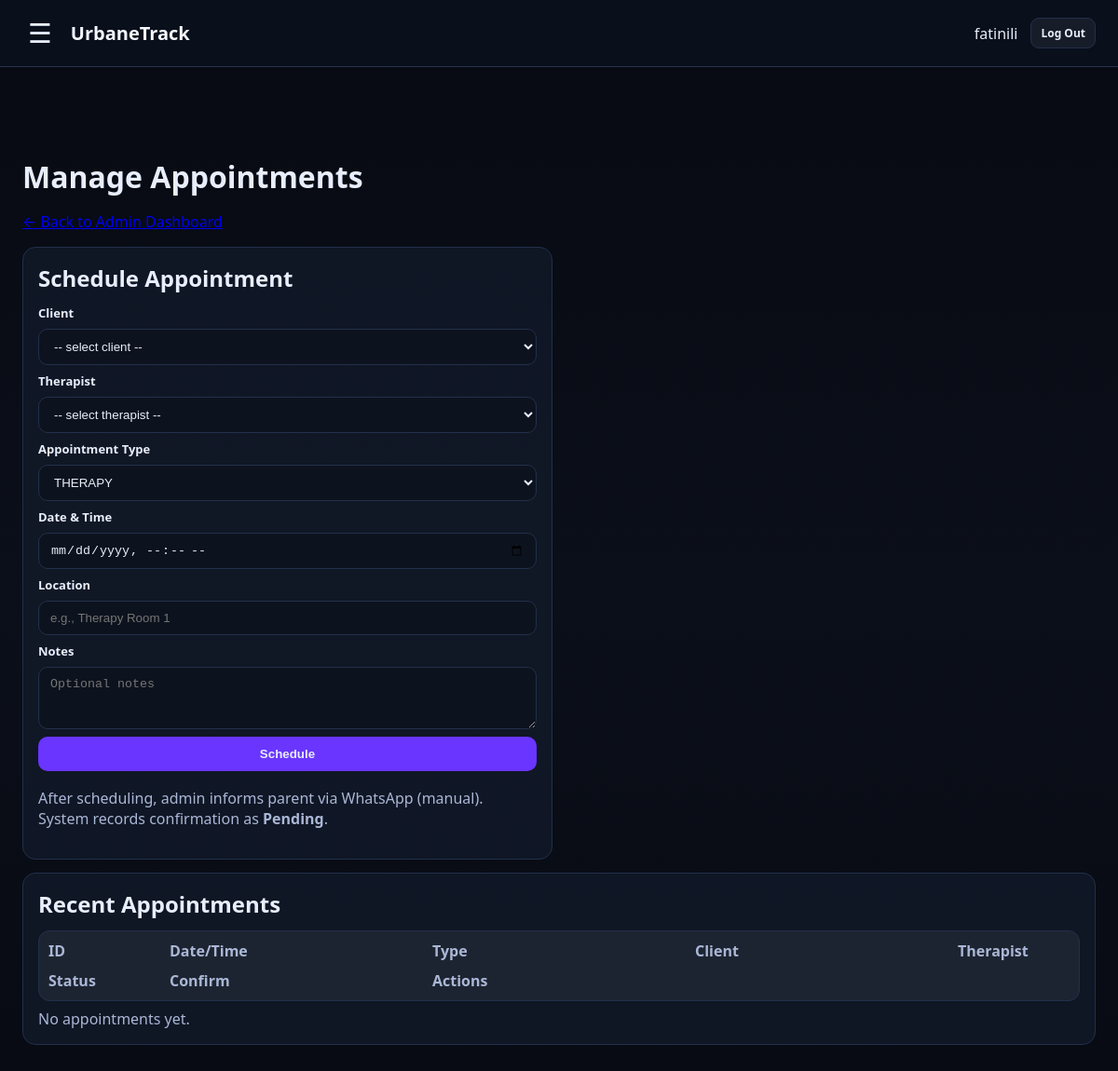
The page /admin/appointments (signed in) on the database as committed earlier.
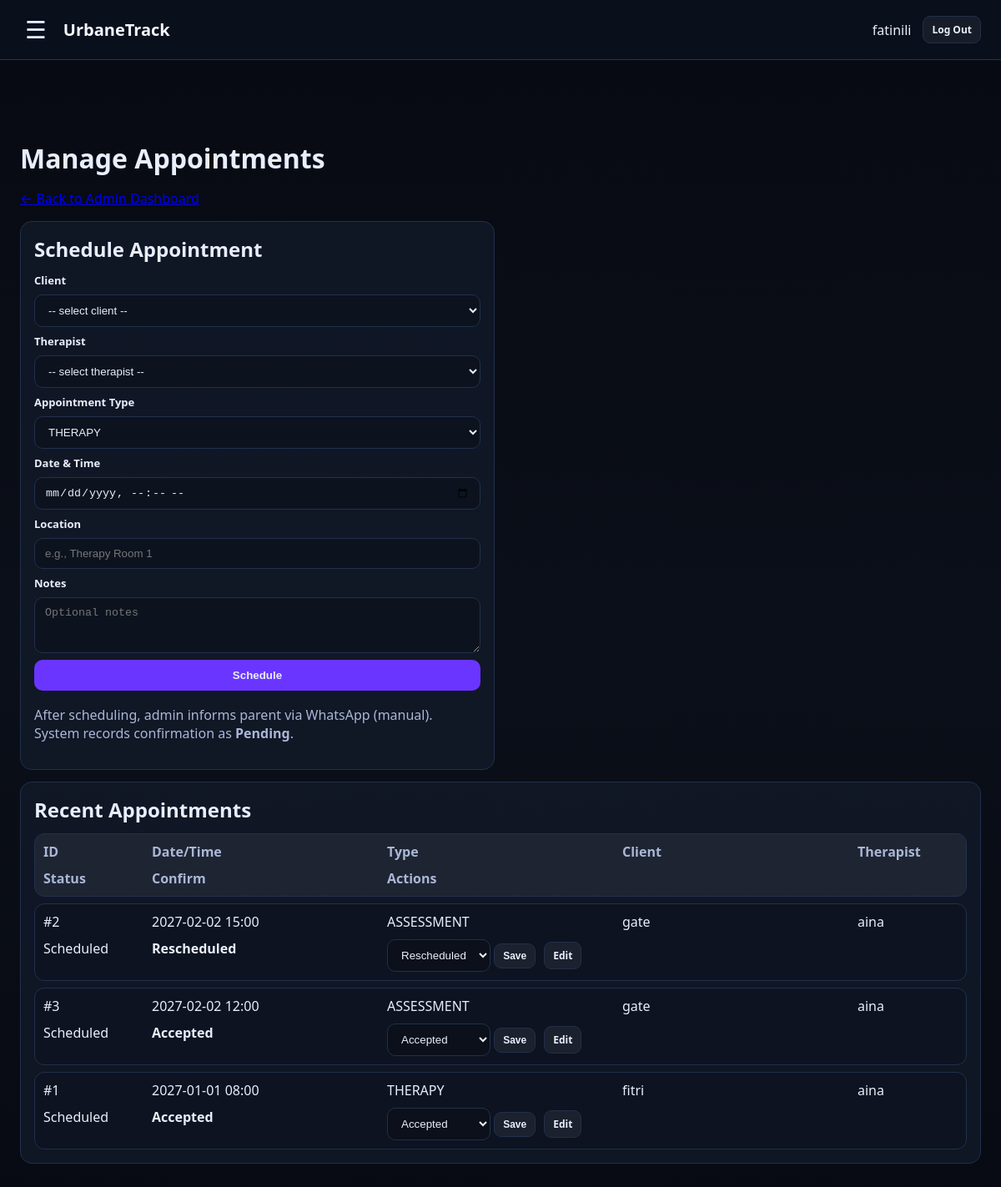
The same page on the database as committed later.
### tables this page shows
CREATE TABLE appointments (
        appointment_id INTEGER PRIMARY KEY AUTOINCREMENT,
        client_id INTEGER NOT NULL,
        therapist_user_id INTEGER NOT NULL,
        appointment_type TEXT NOT NULL CHECK(appointment_type IN ('THERAPY','ASSESSMENT')) DEFAULT 'THERAPY',
        date_time TEXT NOT NULL,
        location TEXT,
        status TEXT NOT NULL CHECK(status IN ('Scheduled','Cancelled','Completed')) DEFAULT 'Scheduled',
        notes TEXT,

        confirmation_status TEXT NOT NULL
            CHECK(confirmation_status IN ('Pending','Accepted','Declined','Rescheduled'))
            DEFAULT 'Pending',
        update_note TEXT,
        last_updated_at TEXT,

        FOREIGN KEY(client_id) REFERENCES clients(client_id),
        FOREIGN KEY(therapist_user_id) REFERENCES users(user_id)
    );

CREATE TABLE clients (
        client_id INTEGER PRIMARY KEY AUTOINCREMENT,
        parent_user_id INTEGER NOT NULL,
        full_name TEXT NOT NULL,
        date_of_birth TEXT,
        FOREIGN KEY(parent_user_id) REFERENCES users(user_id)
    );

CREATE TABLE users (
        user_id INTEGER PRIMARY KEY AUTOINCREMENT,
        full_name TEXT NOT NULL,
        email TEXT NOT NULL UNIQUE,
        password_hash TEXT NOT NULL,

        role TEXT NOT NULL
            CHECK(role IN ('ADMIN', 'THERAPIST', 'PARENT')),

        must_change_password INTEGER NOT NULL DEFAULT 0,
        is_active INTEGER NOT NULL DEFAULT 1,

        approval_status TEXT NOT NULL
            CHECK(
                approval_status IN (
                    'APPROVED',
                    'PENDING',
                    'REJECTED'
                )
            )
            DEFAULT 'APPROVED'
    );

### app.py (the view)
@app.get("/admin/appointments")
@login_required(roles=["ADMIN"])
def admin_appointments():
    db = get_db()
    clients = db.execute("""
        SELECT
            c.client_id,
            c.full_name AS client_name,
            u.full_name AS parent_name
        FROM clients c
        JOIN users u
            ON u.user_id = c.parent_user_id
        ORDER BY c.full_name
    """).fetchall()
    therapists = db.execute("""
        SELECT user_id, full_name
        FROM users
        WHERE role = 'THERAPIST'
          AND is_active = 1
        ORDER BY full_name
    """).fetchall()
    appointments = db.execute("""
        SELECT
            a.appointment_id,
            a.date_time,
            a.status,
            a.location,
            a.appointment_type,
            a.confirmation_status,
            c.full_name AS client_name,
            t.full_name AS therapist_name
        FROM appointments a
        JOIN clients c
            ON c.client_id = a.client_id
        JOIN users t
            ON t.user_id = a.therapist_user_id
        ORDER BY a.date_time DESC
        LIMIT 20
    """).fetchall()
    return render_template(
        "admin_appointments.html",
        clients=clients,
        therapists=therapists,
        appointments=appointments
    )

### app.py (called while the page is built)
def get_db():
    if "db" not in g:
        g.db = sqlite3.connect(DB_PATH)
        g.db.row_factory = sqlite3.Row
    return g.db

def login_required(roles=None):
    def decorator(fn):
        @wraps(fn)
        def wrapper(*args, **kwargs):
            user = session.get("user")
            if not user:
                flash("Please log in first.", "error")
                return redirect(url_for("home"))
            if roles and user.get("role") not in roles:
                abort(403)
            return fn(*args, **kwargs)
        return wrapper
    return decorator

### templates/admin_appointments.html (shortened to what this page needs)
{% extends "base.html" %}
{% block content %}
<h1>Manage Appointments</h1>
<p>
  <a href="{{ url_for('admin_dashboard') }}">
  </a>
</p>
<section class="grid">
  <div class="card">
    <h2>Schedule Appointment</h2>
    <form method="POST" action="{{ url_for('admin_schedule') }}" class="form">
      <label>Client</label>
      <select name="client_id" required>
        <option value="">-- select client --</option>
      </select>
      <label>Therapist</label>
      <select name="therapist_id" required>
        <option value="">-- select therapist --</option>
      </select>
      <label>Appointment Type</label>
      <select name="appointment_type" required>
        <option value="THERAPY" selected>THERAPY</option>
      </select>
      <label>Date & Time</label>
      <input type="datetime-local" name="date_time" required>
      <label>Location</label>
      <input type="text" name="location" placeholder="e.g., Therapy Room 1">
      <label>Notes</label>
      <textarea name="notes" rows="3" placeholder="Optional notes"></textarea>
      <button class="btn primary" type="submit">Schedule</button>
      <p class="muted" style="margin-top:10px;">
        After scheduling, admin informs parent via WhatsApp (manual).
        System records confirmation as <b>Pending</b>.
      </p>
    </form>
  </div>
  <div class="card" style="grid-column: 1 / -1;">
    <h2>Recent Appointments</h2>
    <div class="table">
      <div class="row head">
        <div>ID</div>
        <div>Date/Time</div>
        <div>Type</div>
        <div>Client</div>
        <div>Therapist</div>
        <div>Status</div>
        <div>Confirm</div>
        <div>Actions</div>
      </div>
      {% for a in appointments %}
      <div class="row">
        <div>#{{ a.appointment_id }}</div>
        <div>{{ a.date_time }}</div>
        <div>{{ a.appointment_type }}</div>
        <div>{{ a.client_name }}</div>
        <div>{{ a.therapist_name }}</div>
        <div>{{ a.status }}</div>
        <div><b>{{ a.confirmation_status }}</b></div>
        <div class="actions" style="gap:10px; display:flex; flex-wrap:wrap;">
          <form method="POST" action="{{ url_for('admin_update_confirmation', appointment_id=a.appointment_id) }}" class="form-inline">
            <select name="confirmation_status" required>
              <option value="Accepted" {% if a.confirmation_status=='Accepted' %}selected{% endif %}>Accepted</option>
              <option value="Rescheduled" {% if a.confirmation_status=='Rescheduled' %}selected{% endif %}>Rescheduled</option>
            </select>
            <button class="btn small" type="submit">Save</button>
          </form>
          <details>
            <summary class="btn small">Edit</summary>
          </details>
        </div>
      </div>
      {% else %}
      <div class="muted">No appointments yet.</div>
      {% endfor %}
    </div>
  </div>
</section>
{% endblock %}

Rows that differ between the two databases and show on the page:
added appointments: appointment_id "2", date_time "2027-02-02 15:00", appointment_type "ASSESSMENT", client_name "gate", therapist_name "aina", status "Scheduled", confirmation_status "Rescheduled"
added appointments: appointment_id "3", date_time "2027-02-02 12:00", appointment_type "ASSESSMENT", client_name "gate", therapist_name "aina", status "Scheduled", confirmation_status "Accepted"
added appointments: appointment_id "1", date_time "2027-01-01 08:00", appointment_type "THERAPY", client_name "fitri", therapist_name "aina", status "Scheduled", confirmation_status "Accepted"
Other text that changed with them:
text no longer shown: "No appointments yet."
